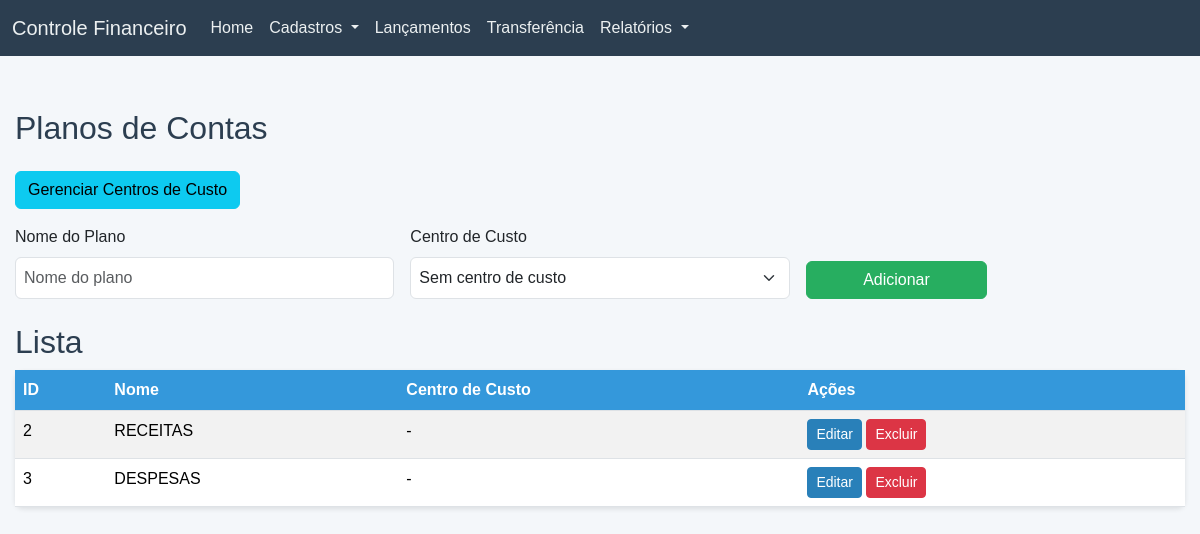
The page /planos on the database its author committed.
### tables this page shows
CREATE TABLE plano_contas (
                 id INTEGER PRIMARY KEY AUTOINCREMENT,
                 nome TEXT NOT NULL,
                 categoria_pai INTEGER,
                 centro_custo_id INTEGER,
                 FOREIGN KEY (categoria_pai) REFERENCES plano_contas(id),
                 FOREIGN KEY (centro_custo_id) REFERENCES centro_custo(id));

### app.py (the view, shortened to what this page needs)
@app.route('/planos', methods=['GET', 'POST'])
def planos():
    planos = get_planos()
    centros_custo = get_centros_custo()
    return render_template('planos.html', planos=planos, centros_custo=centros_custo)

### database.py (called while the page is built)
def get_db():
    if 'db' not in g:
        g.db = sqlite3.connect(DATABASE)
        g.db.row_factory = sqlite3.Row
    return g.db

### models.py (called while the page is built)
def get_centros_custo():
    conn = get_db()
    c = conn.cursor()
    c.execute("SELECT * FROM centro_custo")
    centros = c.fetchall()
    return centros

def get_planos():
    conn = get_db()
    c = conn.cursor()
    c.execute("SELECT pc.*, cc.nome AS centro_custo_nome FROM plano_contas pc LEFT JOIN centro_custo cc ON pc.centro_custo_id = cc.id")
    planos = c.fetchall()
    return planos

### templates/planos.html (shortened to what this page needs)
{% extends "base.html" %}
{% block content %}
<h1 class="mb-4">Planos de Contas</h1>
<div class="mb-3">
    <a href="{{ url_for('centros_custo') }}" class="btn btn-info">Gerenciar Centros de Custo</a>
</div>
<form method="POST" class="mb-4 row g-3 align-items-end">
    <div class="col-md-4">
        <label class="form-label">Nome do Plano</label>
        <input type="text" name="nome" class="form-control" placeholder="Nome do plano" required>
    </div>
    <div class="col-md-4">
        <label class="form-label">Centro de Custo</label>
        <select name="centro_custo" class="form-select">
            <option value="">Sem centro de custo</option>
        </select>
    </div>
    <div class="col-md-2">
        <button type="submit" class="btn btn-success w-100">Adicionar</button>
    </div>
</form>
<h2>Lista</h2>
<table class="table table-striped table-hover">
    <thead>
        <tr>
            <th>ID</th>
            <th>Nome</th>
            <th>Centro de Custo</th>
            <th>Ações</th>
        </tr>
    </thead>
    <tbody>
        {% for plano in planos %}
        <tr>
            <td>{{ plano['id'] }}</td>
            <td>{{ plano['nome'] }}</td>
            <td>{{ plano['centro_custo_nome'] or '-' }}</td>
            <td>
                <button class="btn btn-primary btn-sm" data-bs-toggle="modal" data-bs-target="#editModal{{ plano['id'] }}">Editar</button>
                <form method="POST" style="display:inline;">
                    <button type="submit" name="delete" value="{{ plano['id'] }}" class="btn btn-danger btn-sm">Excluir</button>
                </form>
            </td>
        </tr>
        {% endfor %}
    </tbody>
</table>
{% endblock %}

### static/style.css (style rules this page uses)
body { background-color: #f4f7fa; font-family: 'Arial', 'Helvetica', sans-serif; margin: 0; padding-top: 70px; }
h1, h2 { color: #2c3e50; font-size: 2rem; }
.table { background-color: #fff; border-radius: 8px; box-shadow: 0 2px 5px rgba(0, 0, 0, 0.1); }
.table thead th { background-color: #3498db; color: #fff; }
.btn-primary { background-color: #2980b9; border-color: #2980b9; transition: background-color 0.3s ease; }
.btn-success { background-color: #27ae60; border-color: #27ae60; }
.form-control, .form-select { padding: 8px; font-size: 1rem; }

### rows shown on the page
plano_contas: id "2", nome "RECEITAS", plano "-"
plano_contas: id "3", nome "DESPESAS", plano "-"
